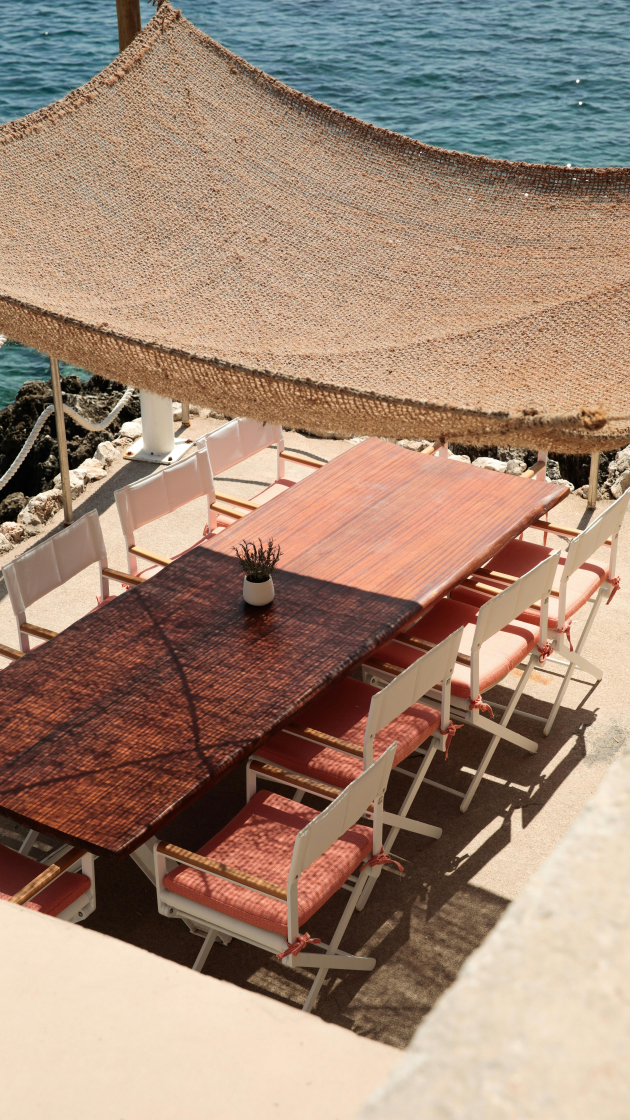
#> input picture images/bench.jpg, 3780 x 6720 px (shown at 1/6 size)
$ jupyter execute --allow-errors 6_1_access_img.ipynb   (shell and % lines are left out)
#> lines starting #> are read from the running program, lines starting #| are printed output that depends on the picture
[cell 1]
import numpy as np, cv2
import matplotlib.pyplot as plt

## 6.1 화소 (행렬 원소) 접근

[cell 2]
def mat_access(mat):
    for i in range(mat.shape[0]):
        for j in range(mat.shape[1]):
            k = mat[i, j]
            mat[i, j] = k * 2

def _mat_access(mat):
    for i in range(mat.shape[0]):
        for j in range(mat.shape[1]):
            k = mat.item(i, j)
            mat[i, j] = k * 2

m1 = np.arange(10).reshape(2, 5)
m2 = np.arange(10).reshape(2, 5)

print("%s = \n%s \n" % ("m1", m1))
print("%s = \n%s \n" % ("m2", m2))

mat_access(m1)
_mat_access(m2)

print("%s = \n%s \n" % ("m1", m1))
print("%s = \n%s \n" % ("m2", m2))

가장 원소에 빠르게 접근하는 법이 코드상에 나오는데 목적은 OpenCV 함수나 numpy 함수 이용시 더 속도가 빠르다는 것이다.

[cell 3]
# 룩업 테이블을 이용한 접근
def pixel_access3(image):
    lut = [255-i for i in range(256)]
    lut = np.array(lut, np.uint8)
    image3 = lut[image]
    return image

# OpenCV 함수를 이용한 접근
def pixel_access4(img):
    img4 = cv.subtract(255, image)
    return img4

# ndarray 산술 연산 방법
def pixel_access5(img):
    img5 = 255 - img
    return img5

#> (the rest of this cell did not finish here and is left out)

## 6.2 화소 밝기 변환

단일 채널의 영상을 그레이 스케일이라 하며 명암도 영상이라고도 하고 화소값은 0 - 255를 가지는데 검은색(0)에서 흰색으로 구성된다.

[cell 4]
progressive_img = np.zeros((50, 512), np.uint8)
block_img = np.zeros((50, 512), np.uint8)
rows, cols = progressive_img.shape[:2]

for i in range(rows):
    for j in range(cols):
        progressive_img[i, j] = j // 2
        block_img[i, j] = j // 20 * 10

titles = ['progressive_img', 'block_img']

fig, axs = plt.subplots(nrows=2, ncols=1, figsize=(8, 4))

for ax, title in zip(axs.flat, titles):
    ax.imshow(eval(title))
    ax.set_title(title)
    ax.axis("off")

plt.tight_layout()
plt.show()

직접 파일에서 특정 영역 화소 불러오기

[cell 5]
img = cv2.imread("../images/bench.jpg", cv2.IMREAD_GRAYSCALE)
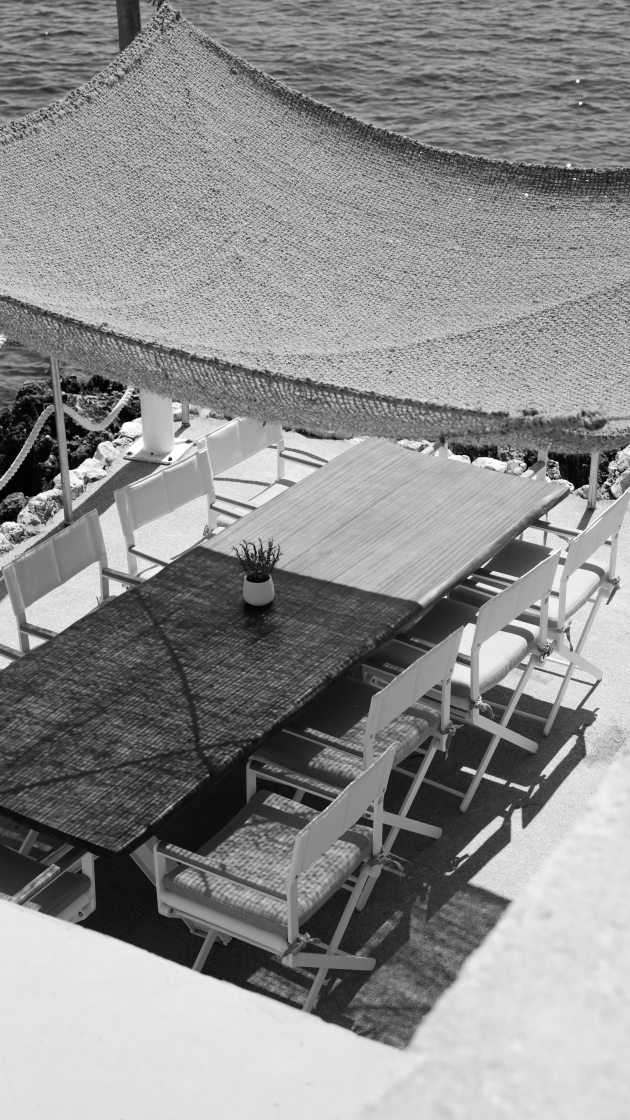
#> img: shape (6720, 3780) (shown at 1/6 size); min 0, max 255, mean 140.5
print("shape: ", img.shape[:2])
#| shape:  (6720, 3780)

(x, y), (w, h) = (180, 37), (15, 10)
roi_img = img[y:y+h, x:x+w]

for r in roi_img:
    for p in r:
        print("%4d" % p, end=" ")
    print()
#> this loop made 10 passes
#|  143  142  141  140  139  138  137  136  135  135  136  136  136  136  137
#|  145  144  142  141  140  139  138  136  135  135  135  135  134  135  136
#|  144  142  140  139  141  140  138  136  135  134  134  134  133  133  134
#|  139  138  138  137  135  138  139  138  134  133  134  137  136  139  141
#|  140  139  138  138  137  139  140  139  136  134  136  138  136  139  142
#|  141  140  140  139  139  140  141  140  138  137  138  139  136  139  142
#|  141  141  140  140  141  141  142  141  141  140  141  141  137  140  143
#|  140  140  141  141  142  142  142  142  143  143  143  142  140  141  143
#> (further printed lines are left out)

print()

cv2.rectangle(img, (x, y, w, h), 255, 100)
plt.imshow(img)
plt.axis("off")
plt.show()

화소 값을 줄이거나 올려서 밝기를 올리고 싶다! => cv2. add, subtract() or numpy에서 연산을 이용하면 되는데 OpenCV는 saturation 연산으로 255를 넘으면 그냥 255가 되지만 numpy에서는 modulo 방식을 사용하기 때문에 340 이라면 340 % 255 = 104가 밝기가 된다.

[cell 6]
# OpenCV function
dst1 = cv2.add(img, 100)
dst2 = cv2.subtract(img, 100)

# numpy function
dst3 = img + 100
dst4 = img - 100

titles = ['dst1', 'dst2', 'dst3', 'dst4']

fig, axs = plt.subplots(nrows=2, ncols=2, figsize=(8, 8))

for ax, title in zip(axs.flat, titles):
    ax.imshow(eval(title))
    ax.set_title(title)
    ax.axis("off")

plt.tight_layout()
plt.show()

상수가 아닌 이미지 두 개를 더하거나 빼면 어떻게 될까?
그리고 둘을 더한다면 saturation() 연산이면 하얀색으로만 화면이 가득 찰 것이다. 그것을 alpha, beta 가중치를 주어 해결한다.

[cell 7]
bench = cv2.imread("../images/bench.jpg", cv2.IMREAD_GRAYSCALE)
door = cv2.imread("../images/door.jpg", cv2.IMREAD_GRAYSCALE)
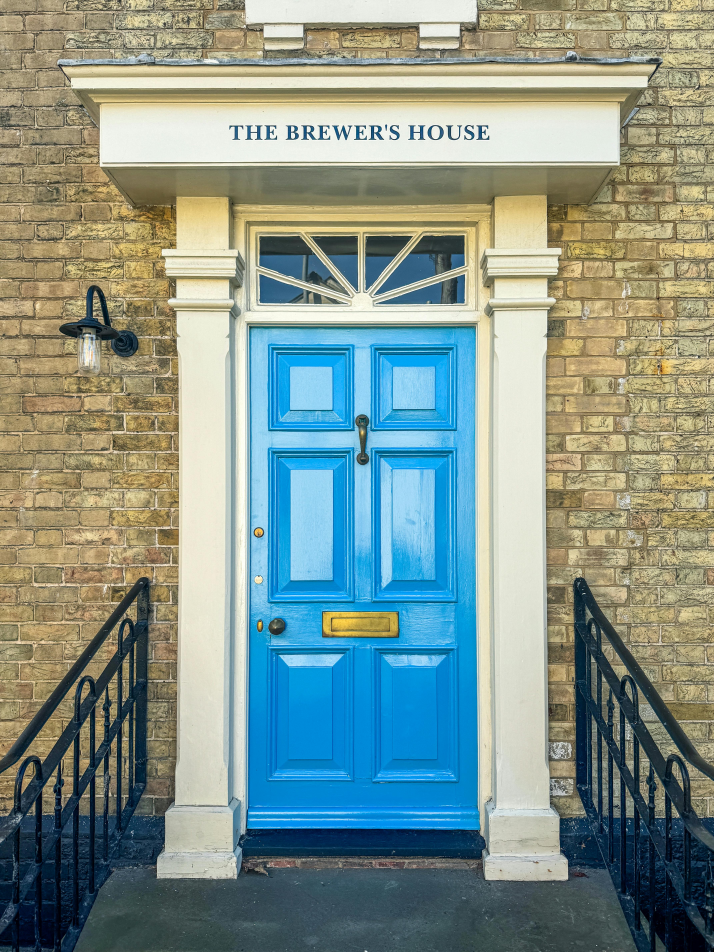
#> input picture images/door.jpg, 4284 x 5712 px (shown at 1/6 size)
#> door: shape (5712, 4284); min 0, max 255, mean 142.3

bench = bench[:5712]
door = door[:,:3780]
#> door: shape (5712, 3780)
# print(bench.shape[:2], door.shape[:2])

alpha, beta = 0.6, 0.7
add_img1 = cv2.add(bench, door)
add_img2 = cv2.add(bench * alpha, door * beta)
add_img2 = np.clip(add_img2, 0, 255).astype("uint8")
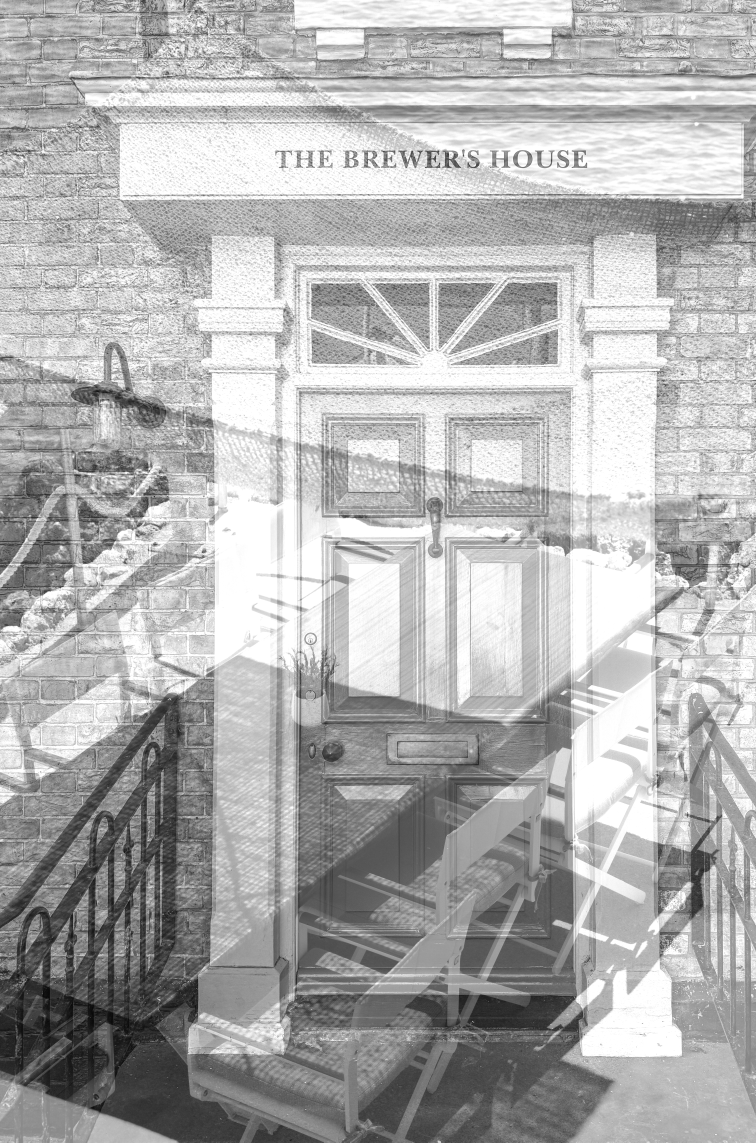
#> add_img2: shape (5712, 3780) (shown at 1/5 size); min 5, max 255, mean 176.4
add_img3 = cv2.addWeighted(bench, alpha, door, beta, 0)

titles = ['bench', 'door', 'add_img1', 'add_img2', 'add_img3', 'add_img3']

fig, axs = plt.subplots(nrows=3, ncols=2, figsize=(8, 10))

for ax, title in zip(axs.flat, titles):
    ax.imshow(eval(title))
    ax.set_title(title)
    ax.axis("off")

plt.tight_layout()
plt.show()

명암 대비는 상이한 두 가지 색(밝기)이 경계에서 서로 영향을 미쳐 그 차이가 강조되어 나타나는 현상을 말한다. 명암 대비가 크면 영상이 또렷해보이고 반대의 경우에는 영상이 밝거나 어둡다.
그렇다면 이러한 명암 대비를 조절하기 위해서는 어두운 부분을 더 어둡게 밝은 부분을 더 밝게 만들어 주면 되므로 늘리기 위해서는 어떤 수를 기준으로 1.0 초과의 값을 곱해주면 되고 반대로 줄이기 위해서는 1.0 미만의 값을 곱해주면 된다.

[cell 8]
noimg = np.zeros(door.shape[:2], door.dtype)
avg = cv2.mean(door)[0]/2.0
#> avg = 72.04

dst1 = cv2.scaleAdd(door, 0.5, noimg)
#> dst1: shape (5712, 3780)
dst2 = cv2.scaleAdd(door, 2, noimg)
#> dst2: shape (5712, 3780)
dst3 = cv2.addWeighted(door, 0.5, noimg, 0, avg)
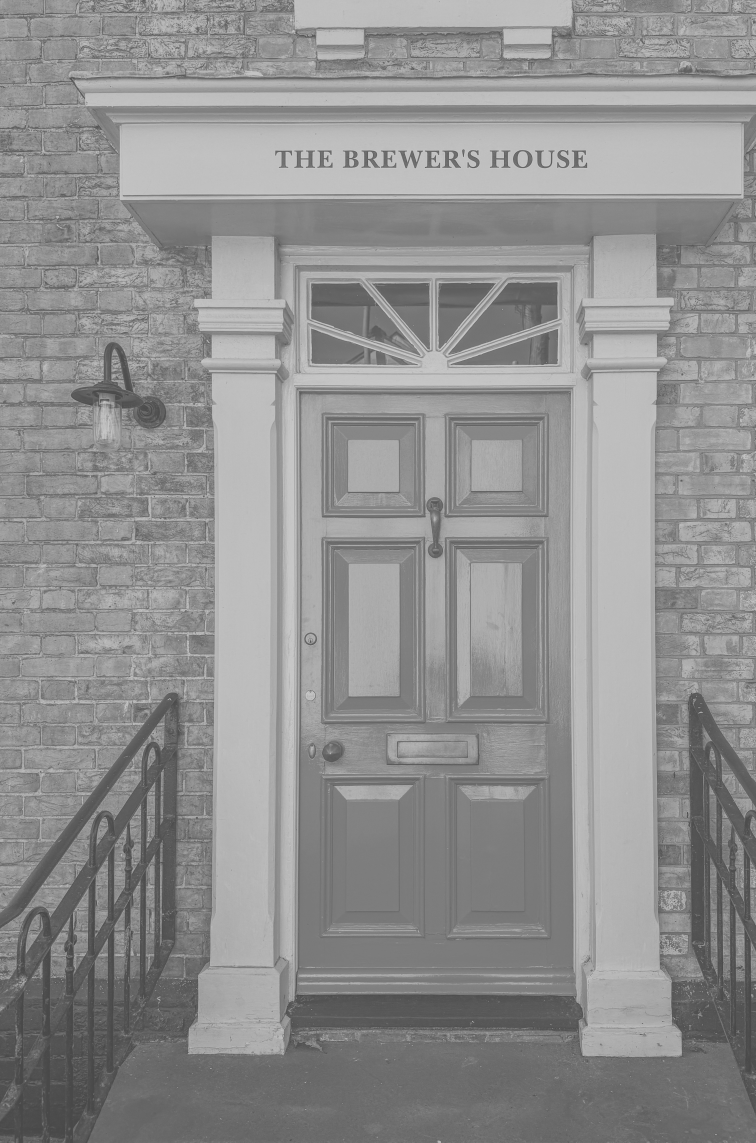
#> dst3: shape (5712, 3780) (shown at 1/5 size); min 72, max 200, mean 144.3
dst4 = cv2.addWeighted(door, 2.0, noimg, 0, -avg)
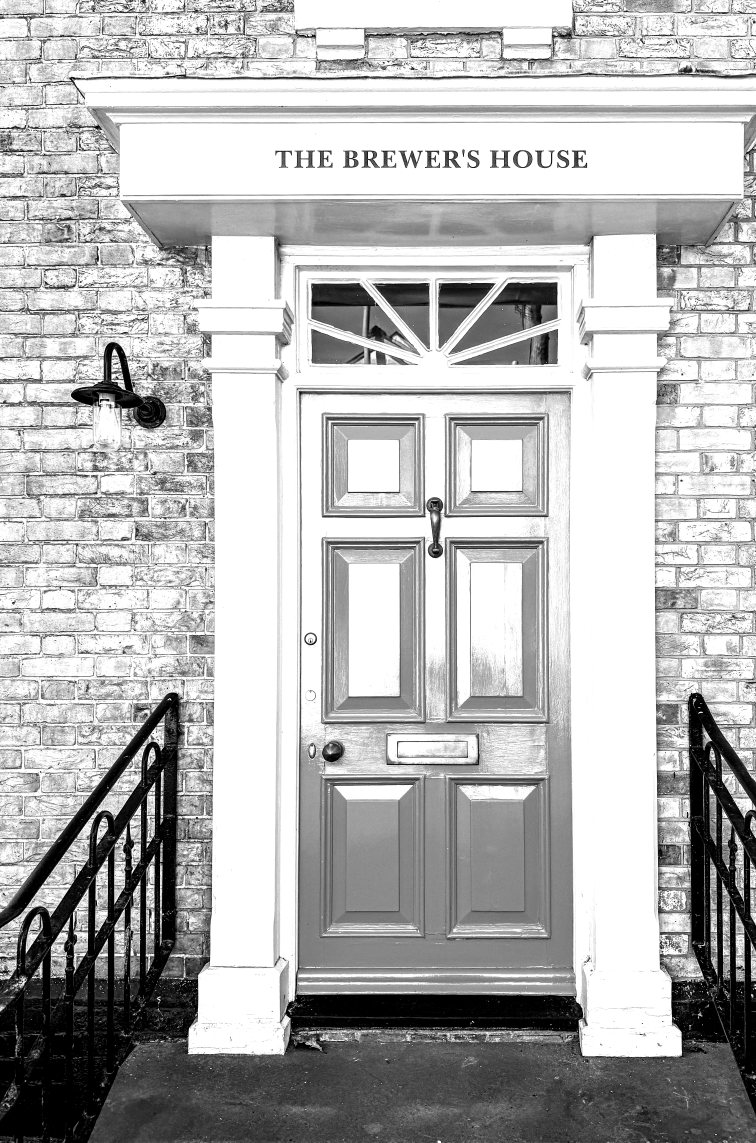
#> dst4: shape (5712, 3780) (shown at 1/5 size); min 0, max 255, mean 181.3

titles = ['door', 'noimg', 'dst1', 'dst2', 'dst3', 'dst4']

fig, axs = plt.subplots(nrows=3, ncols=2, figsize=(8, 10))

for ax, title in zip(axs.flat, titles):
    ax.imshow(eval(title))
    ax.set_title(title)
    ax.axis("off")

plt.tight_layout()
plt.show()
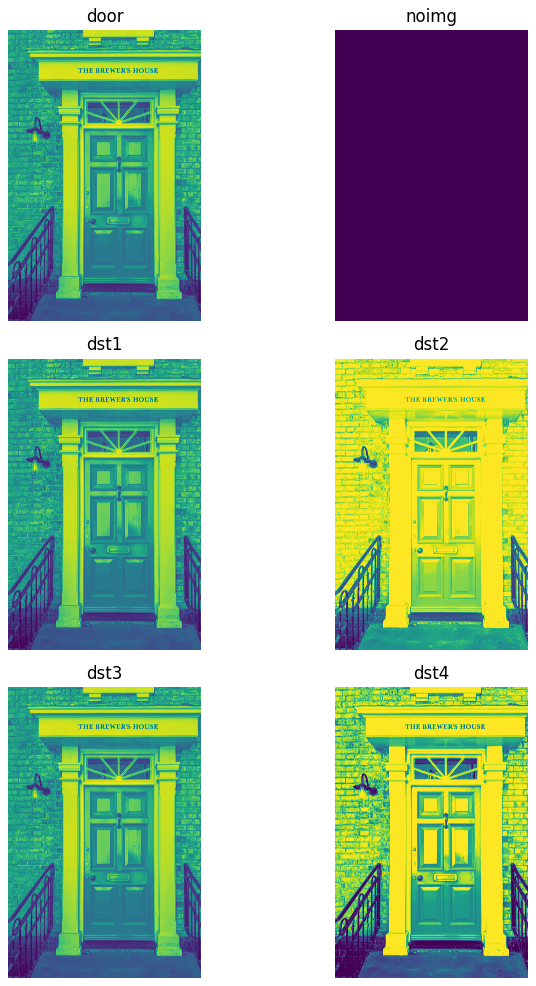
#> figure drawn by matplotlib, 6 panels
